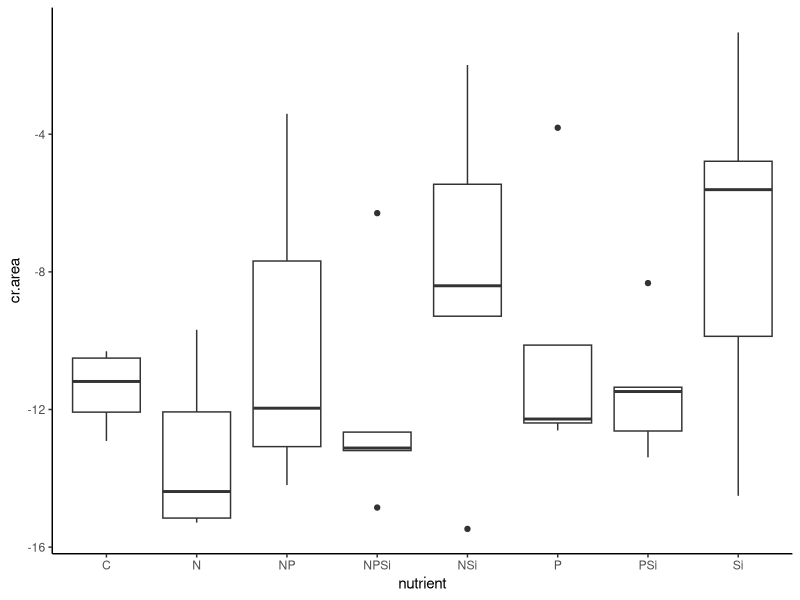
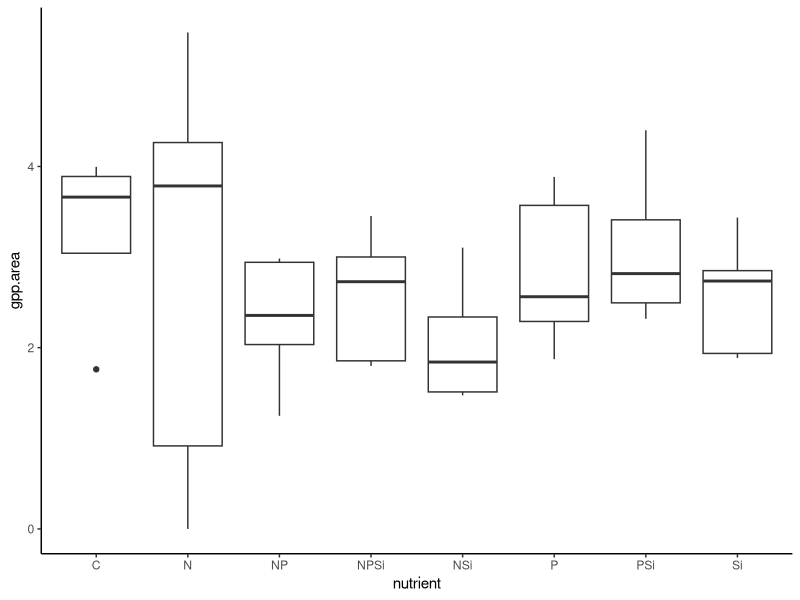
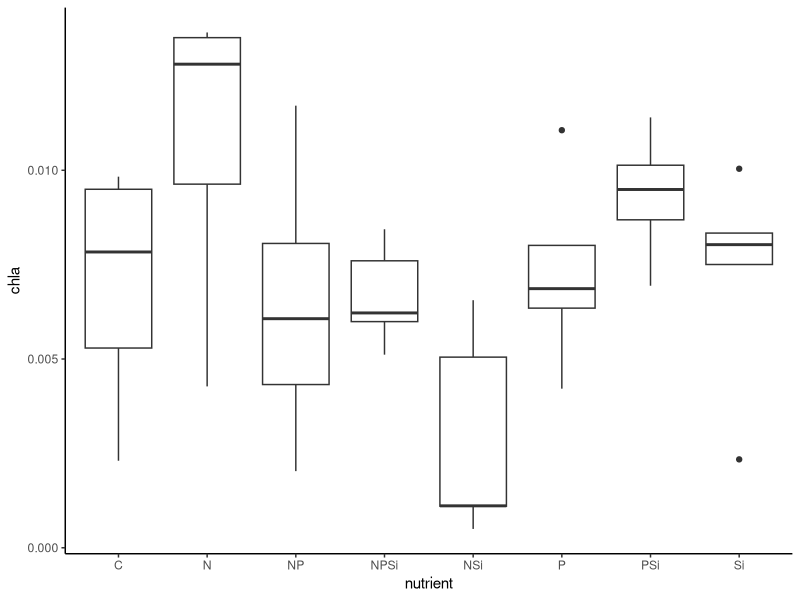
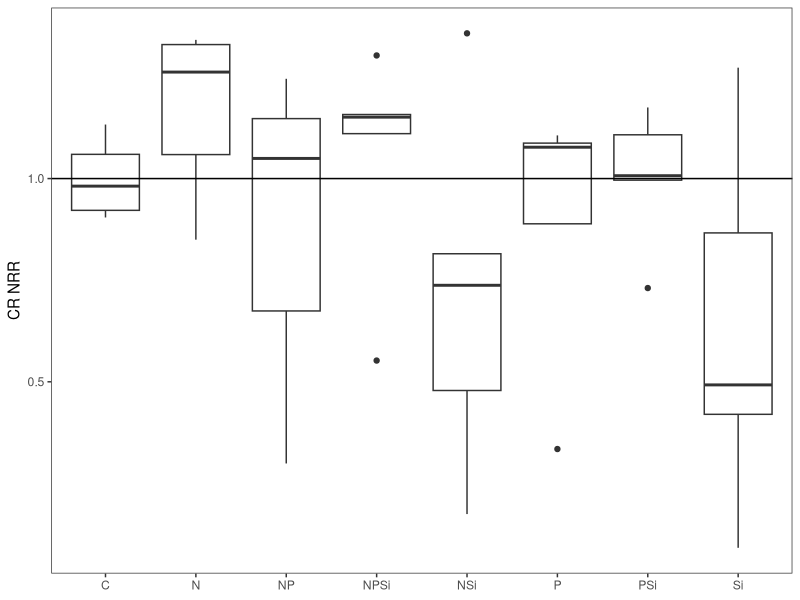
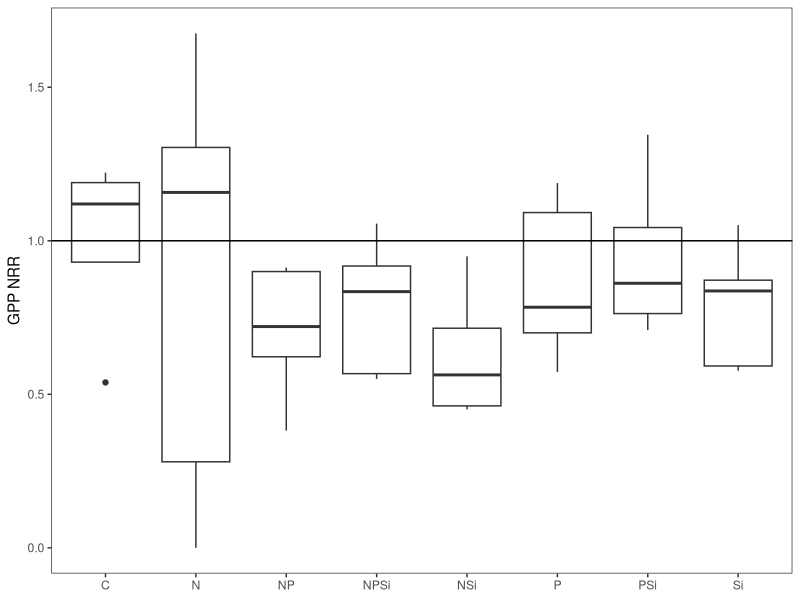
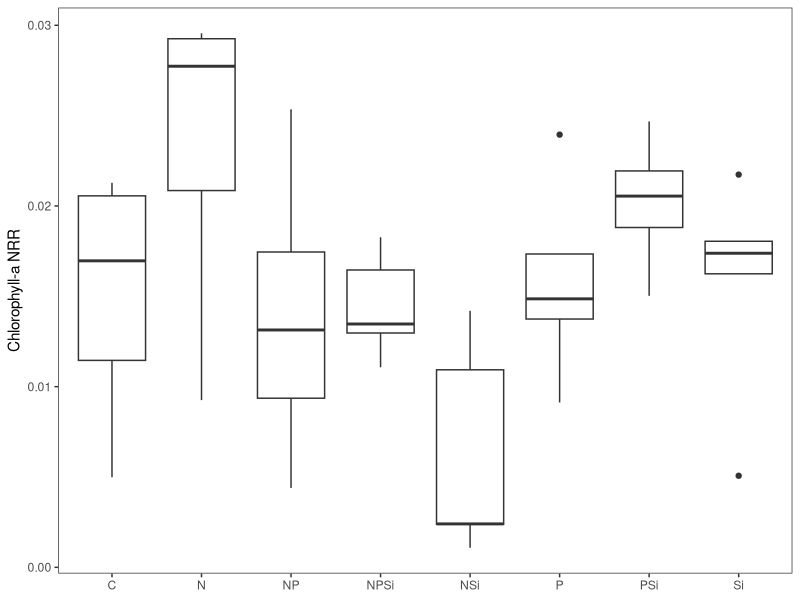
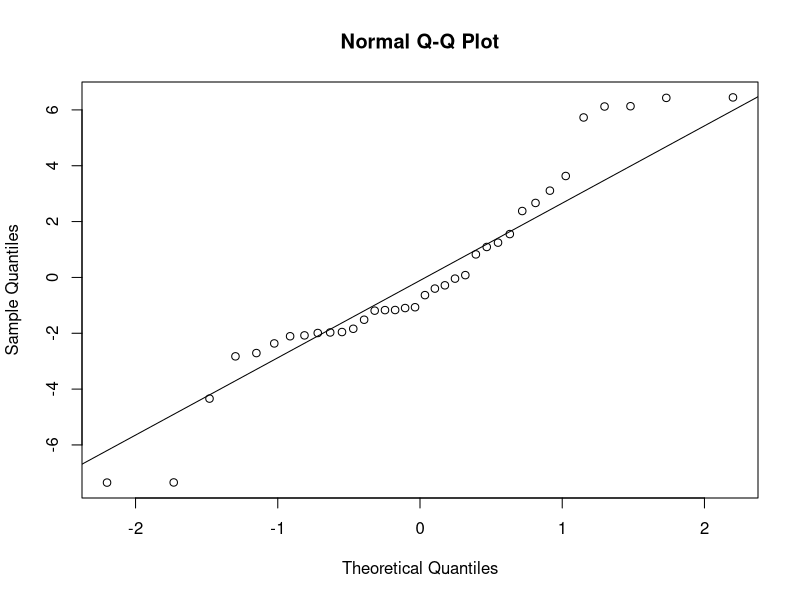
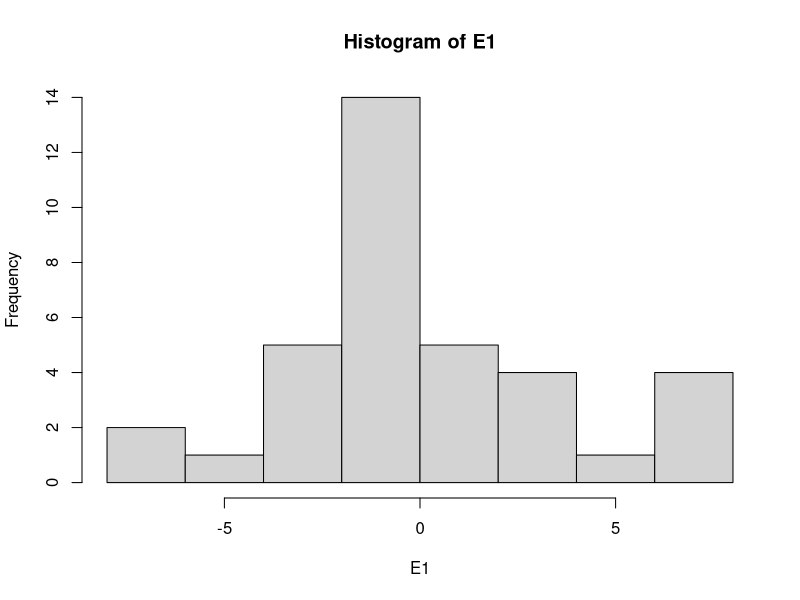

The R script that drew these images, in order: (Note: this script raises an error after producing the figures.)
#Author:  Clay Arango
#Creation date: 10-Feb-19
#Script to analyze NDS data from Summer 2018 WSB work with S. Roley and A. Alexiades

#packages
install.packages("nlme")
install.packages("nortest")
install.packages("plyr")
install.packages("dplyr")
install.packages("multcomp")
install.packages("MASS")
install.packages("ggplot2")
library(nlme)
library(nortest)
library(plyr)
library(dplyr)
library(multcomp)
library(MASS)
library(ggplot2)

#Load data
ring_fall <- read.table(file="ring_fall.csv", header=T, sep=",")

#set variable
d = ring_fall

#evaluate data to make sure factors are correct
names(d)

unique(d$nutrient) #control, N, NP, NPSi, NSi, P, PSi, Si
unique(d$N) #should be 0 and 1
unique(d$P) #should be 0 and 1
unique(d$Si) #should be 0 and 1
unique(d$top) #should be "sponge" and "glass"
#if need to change, use recode function below. 
#d$top<-recode(d$top, "cellulose" ="sponge")
str(d)

#convert N and P and Si values (0 or 1 for absence or presence) to factors
d$N<-as.factor(d$N)
d$P<-as.factor(d$P)
d$Si<-as.factor(d$Si)
str(d)

#subset data into gpp and cr response
d.cr = subset(d, top=="sponge", data=d)
d.gpp = subset(d, top=="glass", data=d)

#check for outliers and check data entry before calculating CR-NRR
ggplot(d.cr, aes(x=nutrient, y=cr.area)) + geom_boxplot() + theme_classic()
#P3, O2, T7, K5, L7 are entered correctly, controls look OK
#K3, M1, N8, R6, missing in field

#calculate nrr for cr
x<-ddply(d.cr, "nutrient", summarise, ave_cr = mean(cr.area, na.rm=T)) 
x
d.cr$cr.nrr = d.cr$cr.area/-11.397616 #divide by control ave_cr

#check for outliers and check data entry before calculating GPP- and chla-NRR
ggplot(d.gpp, aes(x=nutrient, y=gpp.area)) + geom_boxplot() + theme_classic()
#K2 is entered correctly
#K1, M7 missing in field
ggplot(d.gpp, aes(x=nutrient, y=chla)) + geom_boxplot() + theme_classic()
#P and Si groups are somewhat spread but somewhat centered

#substitute b.d. chlorophyll with 1/2 detection limit using
#3*SD(y/x)/slope, where SD(y/x) is standard error of the chlorophyll regression
#make vectors for the x (chla) and y (RFU) values found in spreadsheet
#y = c(4.76, 399.36, 760.83, 1244.42, 3162.66, 5616.53)
#x = c(0, 0.025, 0.05, 0.1, 0.25, 0.5)
#summary(lm(y~x))
#chlabd = (345.52/11181.76)/2

#calculate nrr for gpp and chla
x<- ddply(d.gpp, "nutrient", summarise, ave_gpp = mean(gpp.area, na.rm=T), ave_chla = mean(chla, na.rm=T)) 
x
d.gpp$gpp.nrr = d.gpp$gpp.area/3.270044 #divide by control ave_gpp
d.gpp$chla.nrr = d.gpp$chla/0.4619133 #divide by control ave_chla
#use to exclude outliers
#x1<- ddply(subset(d.gpp, !(nds.id=="F6")), "nutrient", summarise, ave_chla = mean(chla_ug_cm2, na.rm=T)) 
#x1
#d.gpp$chla.nrr_1<-d.gpp$chla_ug_cm2/2.700340

#combine into one file and export
d.cr$chla.nrr<-NA
#d.cr$chla.nrr_1<-NA#for excluded outliers
d.cr$gpp.nrr<-NA
d.gpp$cr.nrr<-NA
d.nrr<-rbind(d.cr, d.gpp)
d.nrr$site.date<-"ring_fall"
write.table(d.nrr, "ring_fall_nrr.csv",  sep=",", quote=F, row.names =F)

###############
#plots of NRR
##############
ggplot(data=subset(d.cr, !(nutrient=="control")), aes(x=nutrient, y=cr.nrr))+geom_boxplot()+theme_bw()+
  ylab("CR NRR")+geom_abline(slope = 0, intercept = 1)+
  theme(axis.title.x=element_blank(), panel.grid.minor=element_blank(), panel.grid.major=element_blank())
#possible NPSi colimitation, but likely not limited

ggplot(data=subset(d.gpp, !(nutrient=="control")), aes(x=nutrient, y=gpp.nrr))+geom_boxplot()+theme_bw()+
  ylab("GPP NRR")+geom_abline(slope = 0, intercept = 1)+
  theme(axis.title.x=element_blank(), panel.grid.minor=element_blank(), panel.grid.major=element_blank())
#no limitation

ggplot(data=subset(d.gpp, !(nutrient=="control")), aes(x=nutrient, y=chla.nrr))+geom_boxplot()+theme_bw()+
  ylab("Chlorophyll-a NRR")+geom_abline(slope = 0, intercept = 1)+ 
  theme(axis.title.x=element_blank(), panel.grid.minor=element_blank(), panel.grid.major=element_blank())
#possible N limitation, but likely not limited

##########
#NRR Summary Files
#########

GPP_sum<-ddply(d.gpp, "nutrient", summarise, ave_nrr.gpp=mean(gpp.nrr, na.rm=T), sd_nrr.gpp=sd(gpp.nrr, na.rm=T), 
               se_nrr.gpp =(sd(gpp.nrr)/sqrt(sum(!is.na(gpp.nrr)))), 
               ci95_nrr.gpp = (1.96*(sd(gpp.nrr)/sqrt(sum(!is.na(gpp.nrr))))),
               ave_nrr.chla=mean(chla.nrr, na.rm=T), sd_nrr.chla=sd(chla.nrr, na.rm=T), 
               se_nrr.chla =(sd(chla.nrr)/sqrt(sum(!is.na(chla.nrr)))), 
               ci95_nrr.chla = (1.96*(sd(chla.nrr)/sqrt(sum(!is.na(chla.nrr))))))
CR_sum<-ddply(d.cr, "nutrient", summarise, ave_nrr.cr=mean(cr.nrr, na.rm=T), sd_nrr.cr=sd(cr.nrr, na.rm=T), 
              se_nrr.cr =(sd(cr.nrr)/sqrt(sum(!is.na(cr.nrr)))), 
              ci95_nrr.cr = (1.96*(sd(cr.nrr)/sqrt(sum(!is.na(cr.nrr))))))

#now combine into one and export
d.sum<-merge(GPP_sum, CR_sum, by="nutrient")
d.sum$site_date<-"ring_fall"
write.table(d.sum, "ring_fall_summ.csv",  sep=",", quote=F, row.names=F)

############################################################
#analyze RESPIRATION data
############################################################

M1<-gls(cr.area~N*P*Si, data=d.cr, na.action=na.omit)
E1<-residuals(M1)
qqnorm(E1)
qqline(E1)
ad.test(E1)
   #residuals are not normal, p=0.01806
hist(E1)  
plot(M1)

plot(filter(d.cr, !is.na(cr.area)) %>% dplyr::select(nutrient), 
     E1, xlab="nutrient", ylab="Residuals")
bartlett.test(cr.area~nutrient, data=d.cr)
   #variance test is ok, p=0.212

anova(M1)
  
#try normalizing
d.cr$l.cr.area = log10(d.cr$cr.area*-1)

M2<-gls(l.cr.area~N*P*Si, data=d.cr, na.action=na.omit)
E2<-residuals(M2)
qqnorm(E2)
qqline(E2)
ad.test(E2)
#residuals are not normal, p=0.0002844
hist(E2)  
plot(M2)

plot(filter(d.cr, !is.na(cr.area)) %>% dplyr::select(nutrient), 
     E1, xlab="nutrient", ylab="Residuals")
bartlett.test(l.cr.area~nutrient, data=d.cr)
#variance test is not equal, p=0.002413

anova(M2)


x <- group_by(d.cr, nutrient) %>%  # Grouping function causes subsequent functions to aggregate by season and reach
  summarize(cr.mean = abs(mean(cr.area, na.rm = TRUE)), # na.rm = TRUE to remove missing values
            cr.sd=abs(sd(cr.area, na.rm = TRUE)),  # na.rm = TRUE to remove missing values
            n = sum(!is.na(cr.area)), # of observations, excluding NAs. 
            cr.se=cr.sd/sqrt(n))

ggplot(data=x, aes(x=nutrient, y=cr.mean)) + 
  geom_bar(stat="identity", position=position_dodge(), color = "black") + 
  geom_errorbar(aes(ymin=cr.mean, ymax=cr.mean+cr.se), width=0.2, 
                position=position_dodge(0.9)) + 
  xlab("Nutrient") +
  ylab(expression(Respiration~(ug~O[2]~m^{-2}~h^{-1}))) +
  ylim(0,20) +
  labs(fill="Light") +
  theme_bw() +
  theme(panel.grid.major=element_blank(),
        panel.grid.minor=element_blank(),
        legend.title=element_text(size=6),
        legend.key=element_blank(), 
        legend.position=c(0.5,0.95), 
        legend.text=element_text(size=8), 
        legend.background=element_blank(), 
        legend.direction="horizontal", 
        legend.key.size=unit(0.3, "cm"), 
        axis.title.y=element_text(size=8), 
        axis.title.x=element_text(size=8), 
        axis.text.x=element_text(size=8))

#ggsave('output/figures/Ring_fall.tiff',
#       units="in",
#       width=3.25,
#       height=3.25,
#       dpi=1200,
#       compression="lzw")

#summarize nrr
x <- group_by(d.cr, nutrient) %>%  # Grouping function causes subsequent functions to aggregate by season and reach
  summarize(cr.mean = abs(mean(cr.nrr, na.rm = TRUE)), # na.rm = TRUE to remove missing values
            cr.sd=abs(sd(cr.nrr, na.rm = TRUE)),  # na.rm = TRUE to remove missing values
            n = sum(!is.na(cr.nrr)), # of observations, excluding NAs. 
            cr.se=cr.sd/sqrt(n))

############################################################
#analyze the PRODUCTION data
############################################################

M1<-gls(gpp.area~N*P*Si, data=d.gpp, na.action=na.omit) 
E1<-residuals(M1)
qqnorm(E1)
qqline(E1)
ad.test(E1)
   #residuals are normal, p=0.4272

hist(E1, xlab="residuals", main="")
plot(M1)

plot(filter(d.gpp, !is.na(gpp.area)) %>% dplyr::select(nutrient), 
     E1, xlab="nutrient", ylab="Residuals")
bartlett.test(gpp.area~nutrient, data=d.gpp)
   #variances are equal, p=0.09051

anova(M1)
  
x <- group_by(d.gpp, nutrient) %>%  # Grouping function causes subsequent functions to aggregate by season and reach
  summarize(gpp.mean = abs(mean(gpp.area, na.rm = TRUE)), # na.rm = TRUE to remove missing values
            gpp.sd=abs(sd(gpp.area, na.rm = TRUE)),  # na.rm = TRUE to remove missing values
            n = sum(!is.na(gpp.area)), # of observations, excluding NAs. 
            gpp.se=gpp.sd/sqrt(n))

ggplot(data=x, aes(x=nutrient, y=gpp.mean)) + 
  geom_bar(stat="identity", position=position_dodge(), color = "black") + 
  geom_errorbar(aes(ymin=gpp.mean, ymax=gpp.mean+gpp.se), width=0.2, 
                position=position_dodge(0.9)) + 
  xlab("Nutrient") +
  ylab(expression(Production~(ug~O[2]~m^{-2}~h^{-1}))) +
  labs(fill="Light") +
  theme_bw() +
  theme(panel.grid.major=element_blank(),
        panel.grid.minor=element_blank(), 
        legend.title=element_text(size=6), 
        legend.key=element_blank(),  
        legend.position=c(0.5,0.95),  
        legend.text=element_text(size=8),  
        legend.background=element_blank(),  
        legend.direction="horizontal",  
        legend.key.size=unit(0.3, "cm"),  
        axis.title.y=element_text(size=8),  
        axis.title.x=element_text(size=8),  
        axis.text.x=element_text(size=8))

#ggsave('output/figures/gppByNutrient.tiff',
#       units="in",
#       width=3.25,
#       height=3.25,
#       dpi=1200,
#       compression="lzw")

#summarize nrr
x <- group_by(d.gpp, nutrient) %>%  # Grouping function causes subsequent functions to aggregate by season and reach
  summarize(gpp.mean = abs(mean(gpp.nrr, na.rm = TRUE)), # na.rm = TRUE to remove missing values
            gpp.sd=abs(sd(gpp.nrr, na.rm = TRUE)),  # na.rm = TRUE to remove missing values
            n = sum(!is.na(gpp.nrr)), # of observations, excluding NAs. 
            gpp.se=gpp.sd/sqrt(n))


############################################################
#analyze the CHL-A biomass on disks

M1<-gls(chla~N*P*Si, data=d.gpp, na.action=na.omit) 
E1<-residuals(M1)
qqnorm(E1)
qqline(E1)
ad.test(E1)
#residuals are normal, p=0.7195

hist(E1, xlab="residuals", main="")
plot(M1)

plot(filter(d.gpp, !is.na(gpp.area)) %>% dplyr::select(nutrient), 
     E1, xlab="nutrient", ylab="Residuals")
bartlett.test(chla~nutrient, data=d.gpp)
#variances are equal, p=0.6106

anova(M1)
